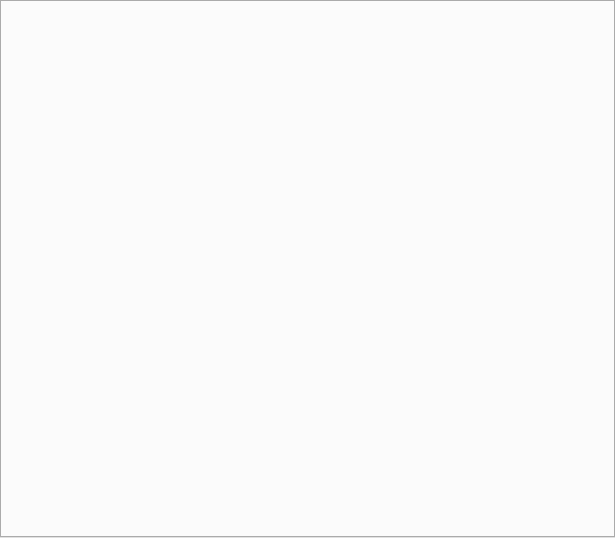
<?xml version="1.0" encoding="UTF-8"?>
<ui version="4.0">
 <class>outputTabs</class>
 <widget class="QTabWidget" name="outputTabs">
  <property name="geometry">
   <rect>
    <x>0</x>
    <y>0</y>
    <width>615</width>
    <height>538</height>
   </rect>
  </property>
  <property name="windowTitle">
   <string>TabWidget</string>
  </property>
  <property name="currentIndex">
   <number>-1</number>
  </property>
 </widget>
 <resources/>
 <connections/>
</ui>
